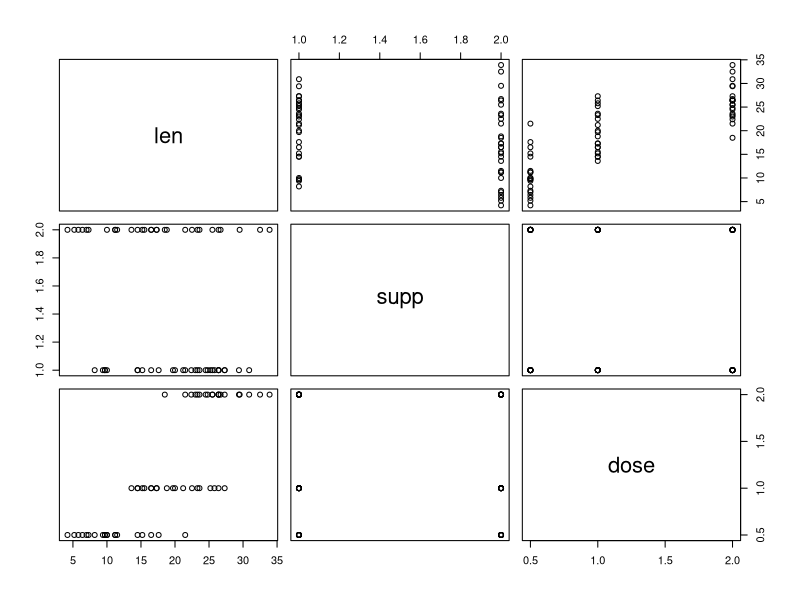
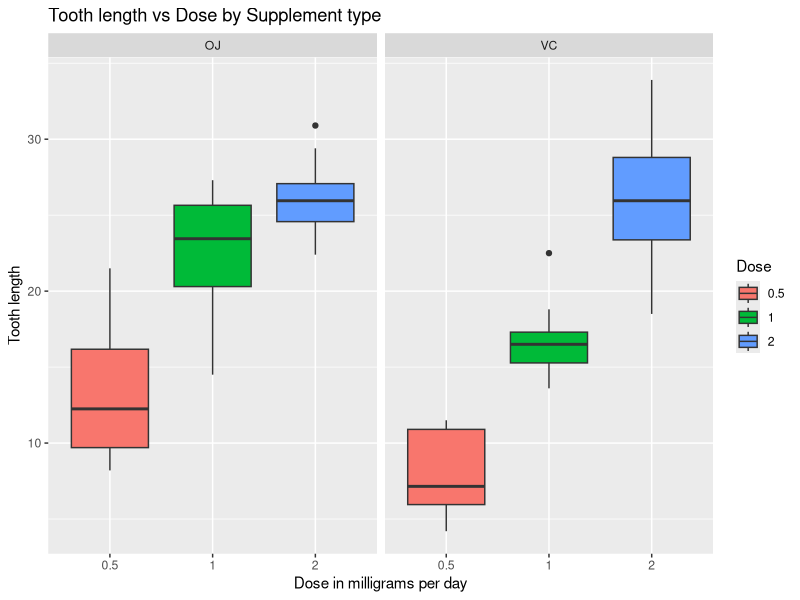
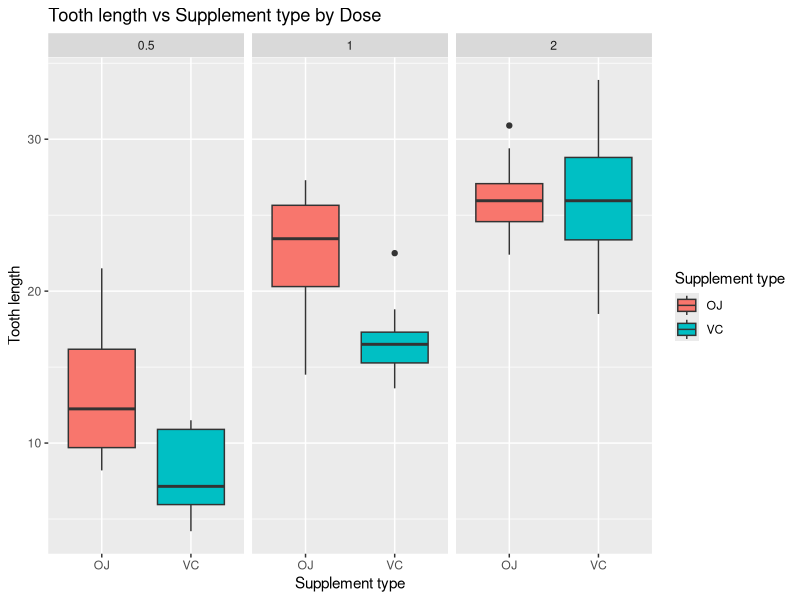

These charts were generated, in order, by the following R code:
## ---- chunk 1
knitr::opts_chunk$set(echo = TRUE)
## ---- chunk 2
data("ToothGrowth")
dim(ToothGrowth)
head(ToothGrowth)
str(ToothGrowth)

plot(ToothGrowth)
## ---- chunk 3
ToothGrowth$dose<-as.factor(ToothGrowth$dose)

require(ggplot2)
ggplot(data = ToothGrowth, aes(x = dose, y = len, fill = dose)) +
    geom_boxplot() +
    facet_grid(. ~ supp) +
    labs(x = "Dose in milligrams per day", y = "Tooth length",
         title = "Tooth length vs Dose by Supplement type") +
    scale_fill_discrete(name = "Dose")
## ---- chunk 4
ggplot(data = ToothGrowth, aes(x = supp, y = len, fill = supp)) +
    geom_boxplot() +
    facet_grid(. ~ dose) +
    labs(x = "Supplement type", y = "Tooth length",
         title = "Tooth length vs Supplement type by Dose") +
    scale_fill_discrete(name = "Supplement type")
## ---- chunk 5
t.test(len ~ supp, data = ToothGrowth)
## ---- chunk 6
t.test(len ~ dose, data = ToothGrowth, subset = ToothGrowth$dose == 0.5 | ToothGrowth$dose == 1)
t.test(len ~ dose, data = ToothGrowth, subset = ToothGrowth$dose == 0.5 | ToothGrowth$dose == 2)
t.test(len ~ dose, data = ToothGrowth, subset = ToothGrowth$dose == 1 | ToothGrowth$dose == 2)
